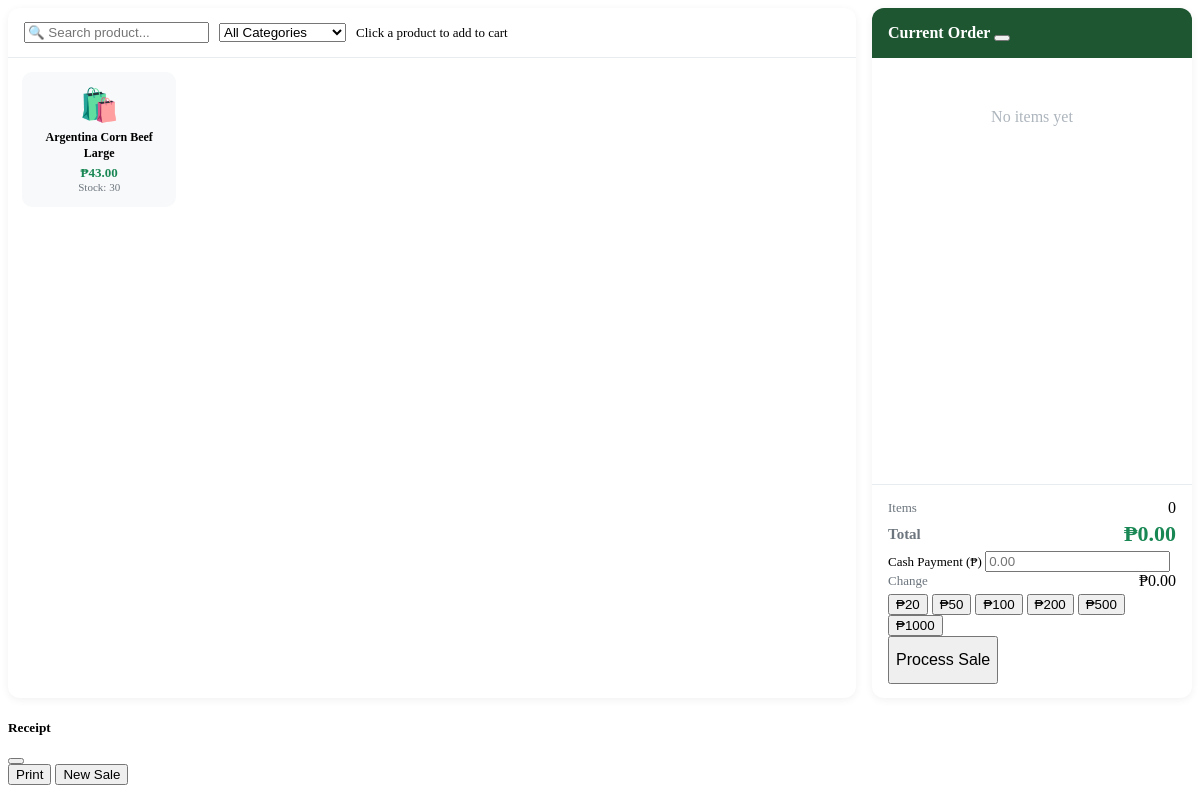
Before: /SARI-SARI_STORE/View/cashier.php with the older database file.
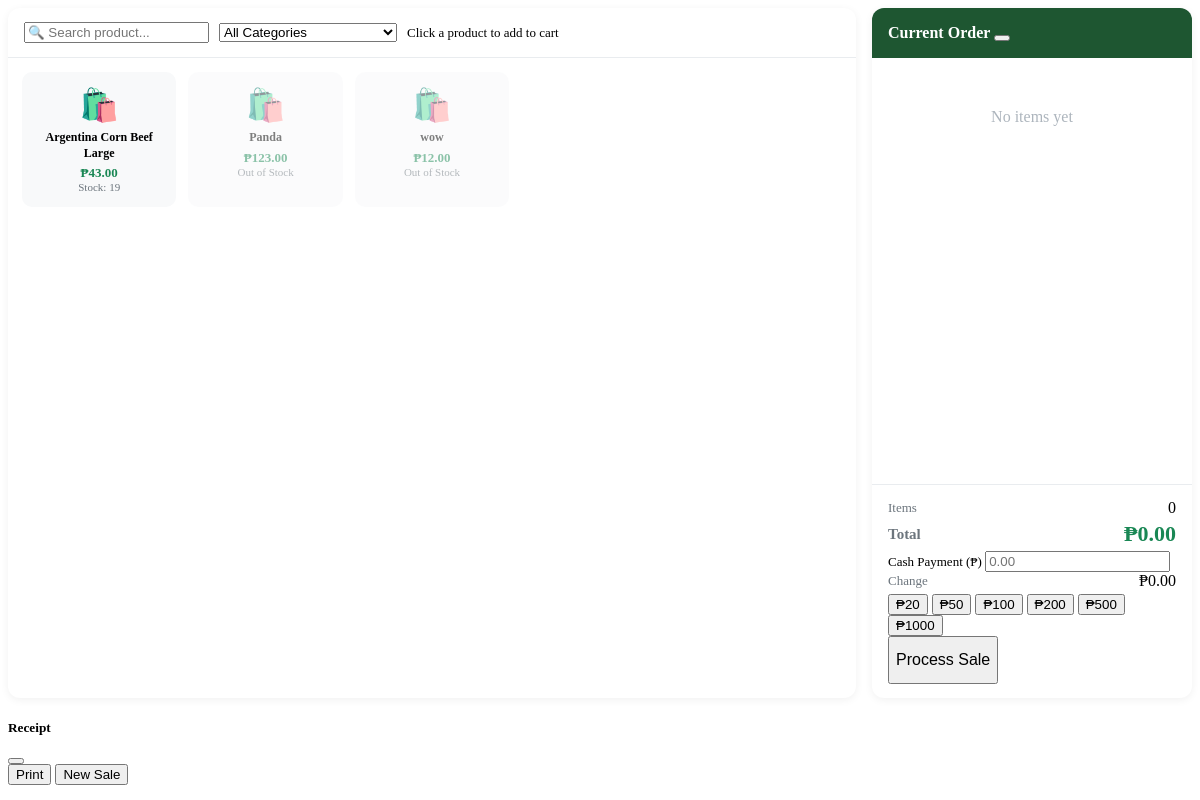
After: the same page with the newer database file.
### tables this page shows
CREATE TABLE `products` (
  `product_id` int(11) NOT NULL,
  `category_id` int(11) NOT NULL,
  `product_name` varchar(100) NOT NULL,
  `barcode` varchar(100) DEFAULT NULL,
  `description` text DEFAULT NULL,
  `selling_price` decimal(10,2) NOT NULL,
  `cost_price` decimal(10,2) NOT NULL,
  `image` varchar(255) DEFAULT NULL,
  `status` enum('Available','Unavailable') DEFAULT 'Available',
  `created_at` timestamp NOT NULL DEFAULT current_timestamp(),
  `updated_at` datetime DEFAULT current_timestamp() ON UPDATE current_timestamp(),
  `added_by` int(11) NOT NULL
);

### SARI-SARI_STORE/View/cashier.php (the view, shortened to what this page needs)
<?php
require_once '../Model/database.php';
$products = mysqli_query($conn,"
    SELECT
        p.product_id,
        p.product_name,
        p.selling_price,
        p.image,
        c.category_name,
        IFNULL(i.quantity, 0) AS stock
    FROM products p
    LEFT JOIN categories c ON p.category_id = c.category_id
    LEFT JOIN inventory i ON p.product_id = i.product_id
    WHERE p.status = 'Available'
    ORDER BY p.product_name ASC
");
$productList = [];
while($row = mysqli_fetch_assoc($products)){
    $productList[] = $row;
}
?>
<div class="cashier-wrap">
    <div class="product-panel">
        <div class="product-panel-header">
            <input type="text" class="form-control form-control-sm"
                   id="productSearch" placeholder="🔍 Search product..."
                   oninput="filterProducts()" style="max-width:200px">
            <select class="form-select form-select-sm" id="categoryFilter"
                    onchange="filterProducts()" style="max-width:180px">
                <option value="">All Categories</option>
            </select>
            <span class="text-muted ms-auto" style="font-size:13px">
                Click a product to add to cart
            </span>
        </div>
        <div class="product-grid" id="productGrid">
            <?php foreach($productList as $p){ ?>
            <div class="product-item <?= $p['stock'] <= 0 ? 'out-of-stock' : ''; ?>"
                 data-id="<?= $p['product_id']; ?>"
                 data-name="<?= htmlspecialchars($p['product_name']); ?>"
                 data-price="<?= $p['selling_price']; ?>"
                 data-stock="<?= $p['stock']; ?>"
                 data-category="<?= $p['category_id'] ?? ''; ?>"
                 onclick="addToCart(this)">
                <div class="prod-icon">🛍️</div>
                <div class="prod-name"><?= htmlspecialchars($p['product_name']); ?></div>
                <div class="prod-price">₱<?= number_format($p['selling_price'], 2); ?></div>
                <div class="prod-stock">
                    <?= $p['stock'] > 0 ? 'Stock: ' . $p['stock'] : 'Out of Stock'; ?>
                </div>
            </div>
            <?php } ?>
        </div>
    </div>
    <div class="cart-panel">
        <div class="cart-header">
            <i class="bi bi-cart3 me-2"></i>Current Order
            <button class="btn btn-sm btn-outline-light float-end"
                    onclick="clearCart()" title="Clear Cart">
            </button>
        </div>
        <div class="cart-items" id="cartItems">
            <div class="empty-cart" id="emptyCart">
                No items yet
            </div>
        </div>
        <div class="cart-footer">
            <div class="total-row">
                <span class="total-label">Items</span>
                <span id="totalItems" class="fw-semibold">0</span>
            </div>
            <div class="total-row mb-3">
                <span class="total-label" style="font-size:15px;font-weight:600;">Total</span>
                <span class="total-amount">₱<span id="totalAmount">0.00</span></span>
            </div>
            <div class="mb-3">
                <label class="form-label fw-semibold" style="font-size:13px;">
                    Cash Payment (₱)
                </label>
                <input type="number" class="form-control" id="paymentInput"
                       placeholder="0.00" min="0" step="0.01"
                       oninput="updateChange()">
            </div>
            <div class="total-row mb-3">
                <span class="total-label">Change</span>
                <span id="changeAmount" class="fw-bold text-success">₱0.00</span>
            </div>
            <div class="d-flex gap-1 flex-wrap mb-3">
                <?php foreach([20,50,100,200,500,1000] as $bill){ ?>
                <button class="btn btn-sm btn-outline-secondary"
                        onclick="setPayment(<?= $bill; ?>)">
                    ₱<?= $bill; ?>
                </button>
                <?php } ?>
            </div>
            <button class="btn btn-success w-100 fw-bold"
                    style="height:48px;font-size:16px;"
                    onclick="processSale()">
                <i class="bi bi-check-circle me-2"></i>Process Sale
            </button>
        </div>
    </div>
</div>
<div class="modal fade" id="receiptModal" tabindex="-1">
    <div class="modal-dialog modal-sm">
        <div class="modal-content">
            <div class="modal-header bg-success text-white">
                <h5 class="modal-title"><i class="bi bi-receipt me-2"></i>Receipt</h5>
                <button type="button" class="btn-close btn-close-white" data-bs-dismiss="modal"></button>
            </div>
            <div class="modal-footer">
                <button class="btn btn-outline-secondary btn-sm" onclick="window.print()">
                    <i class="bi bi-printer me-1"></i>Print
                </button>
                <button class="btn btn-success btn-sm" onclick="newTransaction()">
                    <i class="bi bi-plus me-1"></i>New Sale
                </button>
            </div>
        </div>
    </div>
</div>

### SARI-SARI_STORE/View/cashier.php (style rules this page uses)
.cashier-wrap { display: flex; gap: 16px; height: calc(100vh - 110px); }
.product-panel { flex: 1; display: flex; flex-direction: column; background: white; border-radius: 12px; box-shadow: 0 2px 8px rgba(0,0,0,.06); overflow: hidden; }
.product-panel-header { padding: 14px 16px; border-bottom: 1px solid #e9ecef; display: flex; gap: 10px; flex-wrap: wrap; align-items: center; }
.product-grid { flex: 1; overflow-y: auto; padding: 14px; display: grid; grid-template-columns: repeat(auto-fill, minmax(140px, 1fr)); gap: 12px; align-content: start; }
.product-item { background: #f8f9fa; border-radius: 10px; padding: 12px; text-align: center; cursor: pointer; border: 2px solid transparent; transition: .2s; user-select: none; }
.product-item.out-of-stock { opacity: .5; cursor: not-allowed; }
.product-item .prod-icon { font-size: 32px; margin-bottom: 6px; }
.product-item .prod-name { font-size: 12px; font-weight: 600; margin-bottom: 4px; line-height: 1.3; }
.product-item .prod-price { font-size: 13px; color: #198754; font-weight: 700; }
.product-item .prod-stock { font-size: 11px; color: #6c757d; }
.cart-panel { width: 320px; display: flex; flex-direction: column; background: white; border-radius: 12px; box-shadow: 0 2px 8px rgba(0,0,0,.06); overflow: hidden; }
.cart-header { padding: 16px; background: #1E5631; color: white; font-weight: 700; font-size: 16px; }
.cart-items { flex: 1; overflow-y: auto; padding: 10px; }
.cart-footer { padding: 14px 16px; border-top: 1px solid #e9ecef; }
.total-row { display: flex; justify-content: space-between; align-items: center; margin-bottom: 4px; }
.total-label { font-size: 13px; color: #6c757d; }
.total-amount { font-size: 22px; font-weight: 800; color: #198754; }
.empty-cart { text-align: center; padding: 40px 20px; color: #adb5bd; }

Changed rows visible on the page:
computed for products "Argentina Corn Beef Large": stock "30" → "19"
added products: product_name "Panda", selling_price "123.00", shows "Out of Stock"
added products: product_name "wow", selling_price "12.00", shows "Out of Stock"
